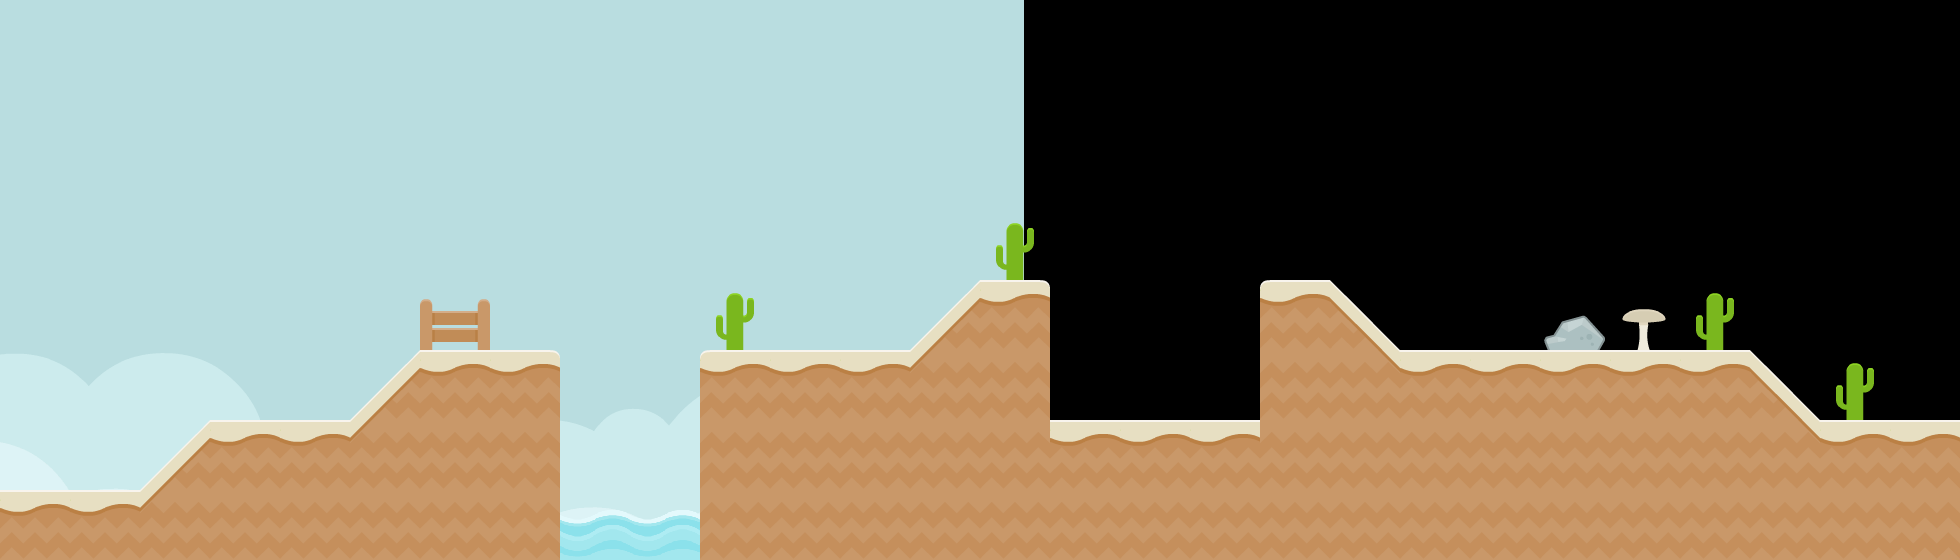

A 2D game scene composited from a Tiled map and its tileset images. What follows is a short description and the map's XML, with each tile layer's data collapsed to a summary:
An orthogonal 28x8 tile map with 70x70 px tiles, 3 tile layers (tiles_background, tiles_terrain, tiles_foreground), 2 image layers and 13 objects (9x SAND, start, target, clickable, effect_clouds).

<map version="1.0" orientation="orthogonal" renderorder="right-down" width="28" height="8" tilewidth="70" tileheight="70" nextobjectid="107">
 <properties>
  <property name="blocks" value="stone_square,stone_1x2_triangle_left" />
  <property name="music" value="happy_level" />
 </properties>
 <tileset firstgid="1" name="tiles" tilewidth="70" tileheight="70" spacing="4" margin="2" tilecount="117">
  <image source="../../graphics/tiles.png" width="962" height="666" />
  <tile id="114">
   <animation>
    <frame tileid="114" duration="100" />
    <frame tileid="115" duration="100" />
    <frame tileid="116" duration="100" />
    <frame tileid="115" duration="100" />
   </animation>
  </tile>
 </tileset>
 <imagelayer name="background_b" x="1024" y="-299">
  <image source="../../graphics/backgrounds/colored_desert.png" />
 </imagelayer>
 <imagelayer name="background_a" y="-300">
  <image source="../../graphics/backgrounds/colored_desert.png" />
 </imagelayer>
 <layer name="tiles_background" width="30" height="8">
  <data>[240 cells, 6 non-empty, 3 distinct tile ids]</data>
 </layer>
 <layer name="tiles_terrain" width="30" height="8">
  <data>[240 cells, 72 non-empty, 9 distinct tile ids]</data>
 </layer>
 <layer name="tiles_foreground" width="30" height="8">
  <data>[240 cells, 1 non-empty, 1 distinct tile ids]</data>
 </layer>
 <objectgroup name="terrain">
  <object id="85" type="SAND" x="0" y="490">
   <polygon points="0,0 140,0 140,70 0,70" />
  </object>
  <object id="86" type="SAND" x="140" y="490">
   <polygon points="0,0 70,-70 210,-70 210,70 0,70" />
  </object>
  <object id="87" type="SAND" x="350" y="420">
   <polygon points="0,0 70,-70 210,-70 210,140 0,140" />
  </object>
  <object id="91" type="SAND" x="1820" y="420">
   <polygon points="0,0 140,0 140,140 0,140" />
  </object>
  <object id="101" type="SAND" x="700" y="420">
   <polygon points="0,0 1120,0 1120,140 0,140" />
  </object>
  <object id="102" type="SAND" x="700" y="420">
   <polygon points="0,0 0,-70 350,-70 350,0" />
  </object>
  <object id="103" type="SAND" x="1260" y="350">
   <polygon points="0,0 490,0 560,70 0,70" />
  </object>
  <object id="104" type="SAND" x="910" y="350">
   <polygon points="0,0 70,-70 140,-70 140,0" />
  </object>
  <object id="105" type="SAND" x="1260" y="280">
   <polygon points="0,0 70,0 140,70 0,70" />
  </object>
 </objectgroup>
 <objectgroup name="entities">
  <object id="4" name="start" type="start" x="840" y="280" width="70" height="70" />
  <object id="5" name="target" type="target" x="1470" y="280" width="70" height="70" />
  <object id="106" type="clickable" x="1627.5" y="315" width="35" height="35">
   <properties>
    <property name="effect" value="mushroom_white" />
   </properties>
  </object>
 </objectgroup>
 <objectgroup name="background_effects">
  <object id="16" type="effect_clouds" x="210" y="0" width="1680" height="140" />
 </objectgroup>
 <objectgroup name="foreground_effects" />
 <objectgroup name="npc" />
</map>
